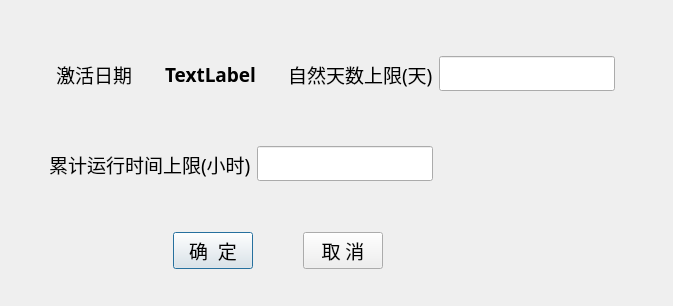
<?xml version="1.0" encoding="UTF-8"?>
<ui version="4.0">
 <class>invalidSetDialog</class>
 <widget class="QDialog" name="invalidSetDialog">
  <property name="geometry">
   <rect>
    <x>0</x>
    <y>0</y>
    <width>673</width>
    <height>306</height>
   </rect>
  </property>
  <property name="windowTitle">
   <string>失效设置</string>
  </property>
  <property name="windowIcon">
   <iconset>
    <normaloff>invalidset.png</normaloff>invalidset.png</iconset>
  </property>
  <widget class="QWidget" name="layoutWidget">
   <property name="geometry">
    <rect>
     <x>130</x>
     <y>230</y>
     <width>296</width>
     <height>41</height>
    </rect>
   </property>
   <layout class="QHBoxLayout" name="horizontalLayout_3">
    <item>
     <spacer name="horizontalSpacer_4">
      <property name="orientation">
       <enum>Qt::Horizontal</enum>
      </property>
      <property name="sizeHint" stdset="0">
       <size>
        <width>40</width>
        <height>20</height>
       </size>
      </property>
     </spacer>
    </item>
    <item>
     <widget class="QPushButton" name="okBtn">
      <property name="font">
       <font>
        <family>微软雅黑</family>
        <pointsize>14</pointsize>
       </font>
      </property>
      <property name="text">
       <string>确  定</string>
      </property>
     </widget>
    </item>
    <item>
     <spacer name="horizontalSpacer_5">
      <property name="orientation">
       <enum>Qt::Horizontal</enum>
      </property>
      <property name="sizeHint" stdset="0">
       <size>
        <width>40</width>
        <height>20</height>
       </size>
      </property>
     </spacer>
    </item>
    <item>
     <widget class="QPushButton" name="cancelBtn">
      <property name="font">
       <font>
        <family>微软雅黑</family>
        <pointsize>14</pointsize>
       </font>
      </property>
      <property name="text">
       <string>取 消</string>
      </property>
     </widget>
    </item>
    <item>
     <spacer name="horizontalSpacer_6">
      <property name="orientation">
       <enum>Qt::Horizontal</enum>
      </property>
      <property name="sizeHint" stdset="0">
       <size>
        <width>40</width>
        <height>20</height>
       </size>
      </property>
     </spacer>
    </item>
   </layout>
  </widget>
  <widget class="QWidget" name="layoutWidget">
   <property name="geometry">
    <rect>
     <x>30</x>
     <y>140</y>
     <width>421</width>
     <height>48</height>
    </rect>
   </property>
   <layout class="QHBoxLayout" name="horizontalLayout_2">
    <item>
     <spacer name="horizontalSpacer_9">
      <property name="orientation">
       <enum>Qt::Horizontal</enum>
      </property>
      <property name="sizeHint" stdset="0">
       <size>
        <width>13</width>
        <height>46</height>
       </size>
      </property>
     </spacer>
    </item>
    <item>
     <widget class="QLabel" name="label">
      <property name="font">
       <font>
        <family>微软雅黑</family>
        <pointsize>14</pointsize>
       </font>
      </property>
      <property name="text">
       <string>累计运行时间上限(小时)</string>
      </property>
     </widget>
    </item>
    <item>
     <widget class="mylineedit" name="lineEdit">
      <property name="font">
       <font>
        <family>微软雅黑</family>
        <pointsize>14</pointsize>
       </font>
      </property>
     </widget>
    </item>
    <item>
     <spacer name="horizontalSpacer_8">
      <property name="orientation">
       <enum>Qt::Horizontal</enum>
      </property>
      <property name="sizeHint" stdset="0">
       <size>
        <width>13</width>
        <height>46</height>
       </size>
      </property>
     </spacer>
    </item>
   </layout>
  </widget>
  <widget class="QWidget" name="layoutWidget">
   <property name="geometry">
    <rect>
     <x>30</x>
     <y>50</y>
     <width>611</width>
     <height>48</height>
    </rect>
   </property>
   <layout class="QHBoxLayout" name="horizontalLayout">
    <item>
     <spacer name="horizontalSpacer_11">
      <property name="orientation">
       <enum>Qt::Horizontal</enum>
      </property>
      <property name="sizeHint" stdset="0">
       <size>
        <width>13</width>
        <height>43</height>
       </size>
      </property>
     </spacer>
    </item>
    <item>
     <widget class="QLabel" name="label_2">
      <property name="font">
       <font>
        <family>微软雅黑</family>
        <pointsize>14</pointsize>
       </font>
      </property>
      <property name="text">
       <string>激活日期</string>
      </property>
     </widget>
    </item>
    <item>
     <spacer name="horizontalSpacer_10">
      <property name="orientation">
       <enum>Qt::Horizontal</enum>
      </property>
      <property name="sizeHint" stdset="0">
       <size>
        <width>13</width>
        <height>43</height>
       </size>
      </property>
     </spacer>
    </item>
    <item>
     <widget class="QLabel" name="activeTimeEdit">
      <property name="font">
       <font>
        <family>微软雅黑</family>
        <pointsize>14</pointsize>
        <weight>75</weight>
        <bold>true</bold>
       </font>
      </property>
      <property name="text">
       <string>TextLabel</string>
      </property>
      <property name="alignment">
       <set>Qt::AlignCenter</set>
      </property>
     </widget>
    </item>
    <item>
     <spacer name="horizontalSpacer_2">
      <property name="orientation">
       <enum>Qt::Horizontal</enum>
      </property>
      <property name="sizeHint" stdset="0">
       <size>
        <width>18</width>
        <height>46</height>
       </size>
      </property>
     </spacer>
    </item>
    <item>
     <widget class="QLabel" name="label_3">
      <property name="font">
       <font>
        <family>微软雅黑</family>
        <pointsize>14</pointsize>
       </font>
      </property>
      <property name="text">
       <string>自然天数上限(天)</string>
      </property>
     </widget>
    </item>
    <item>
     <widget class="mylineedit" name="calendarDay">
      <property name="enabled">
       <bool>true</bool>
      </property>
      <property name="font">
       <font>
        <family>微软雅黑</family>
        <pointsize>14</pointsize>
       </font>
      </property>
     </widget>
    </item>
    <item>
     <spacer name="horizontalSpacer_12">
      <property name="orientation">
       <enum>Qt::Horizontal</enum>
      </property>
      <property name="sizeHint" stdset="0">
       <size>
        <width>13</width>
        <height>43</height>
       </size>
      </property>
     </spacer>
    </item>
   </layout>
  </widget>
 </widget>
 <customwidgets>
  <customwidget>
   <class>mylineedit</class>
   <extends>QLineEdit</extends>
   <header location="global">mylineedit.h</header>
  </customwidget>
 </customwidgets>
 <resources/>
 <connections/>
</ui>
